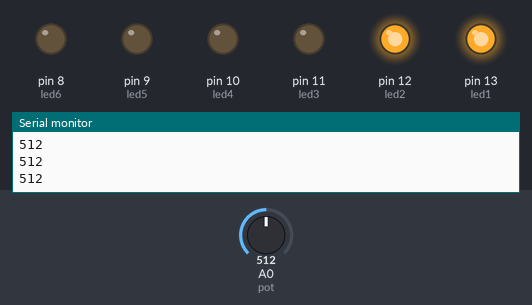
A sketch run on a simulated Arduino Uno, built with avr-gcc and run on an emulated ATmega328P. Parts: output pins drawn as LEDs (lit = HIGH), the last lines printed to the serial monitor. Inputs (shaded band) come from the test bench; at power-on: A0 (pot) = 512.

Above: at 1.2 s.
1.3 s: A0 (pot) set to 493
At 2.5 s:
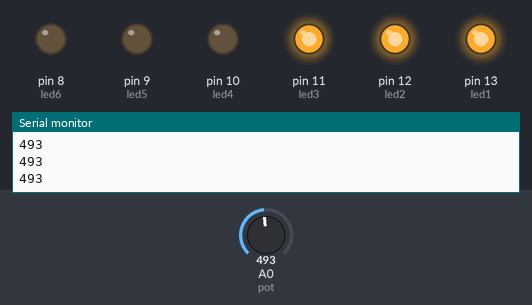
2.8 s: A0 (pot) set to 315
4.3 s: A0 (pot) set to 283
At 5.4 s:
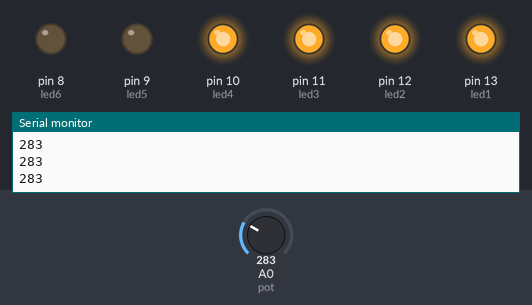
5.8 s: A0 (pot) set to 159
7.3 s: A0 (pot) set to 141
At 7.7 s:
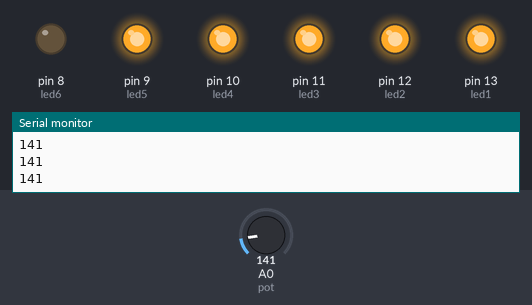
8.8 s: A0 (pot) set to 160
At 10.0 s:
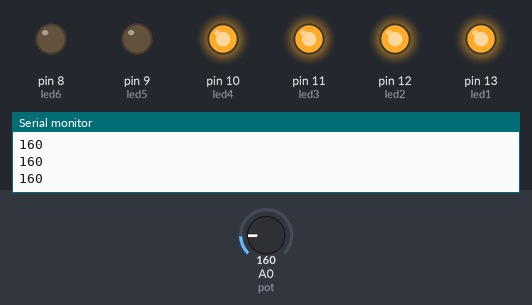
Timing chart, 0 to 11.3 s (numbered marks = the images above; inputs shaded):
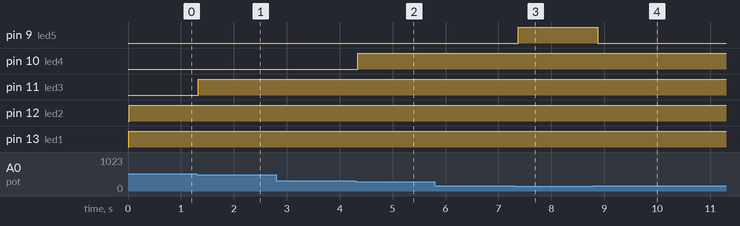

Measured:
- the behaviour switches between 501 and 500 on A0 (pot) (found by bisection; images 0 and 1)
- the behaviour switches between 301 and 300 on A0 (pot) (found by bisection; images 1 and 2)
- the behaviour switches between 151 and 150 on A0 (pot) (found by bisection; images 2 and 3)
- after the input at 1.3 s, pin 11 (led3): LOW → HIGH at once
- after the input at 4.3 s, pin 10 (led4): LOW → HIGH at once
- after the input at 7.3 s, pin 9 (led5): LOW → HIGH after 0.08 s
- after the input at 8.8 s, pin 9 (led5): HIGH → LOW after 0.08 s

The sketch:

arduino-generic-meter.ino
```cpp
int led1 = 13;
int led2 = 12;
int led3 = 11;
int led4 = 10;
int led5 = 9;
int led6 = 8;
int pot = A0;
void setup()
{

  pinMode(led1, OUTPUT);
  pinMode(led2, OUTPUT);
  pinMode(led3, OUTPUT);
  pinMode(led4, OUTPUT);
  pinMode(led5, OUTPUT);
  pinMode(led6, OUTPUT);
  Serial.begin(9600);

}

void loop()
{
  int potF = analogRead(pot);
  Serial.println(potF);

  if(potF <= 1000)
  {
    delay(10);
  	digitalWrite(led1, HIGH);
  } else {
  	digitalWrite(led1, LOW);
  }

  if(potF <= 700 )
  {
    delay(10);
  	digitalWrite(led2, HIGH);
  } else {
  	digitalWrite(led2, LOW);
  }

  if(potF <= 500 )
  {
    delay(10);
  	digitalWrite(led3, HIGH);
  } else {
  	digitalWrite(led3, LOW);
  }

  if(potF <= 300 )
  {
    delay(10);
  	digitalWrite(led4, HIGH);
  } else {
  	digitalWrite(led4, LOW);
  }

  if(potF <= 150 )
  {
    delay(10);
  	digitalWrite(led5, HIGH);
  } else {
  	digitalWrite(led5, LOW);
  }

  if(potF <= 30)
  {
    delay(10);
  	digitalWrite(led6, HIGH);
  } else {
  	digitalWrite(led6, LOW);
  }

}
```
